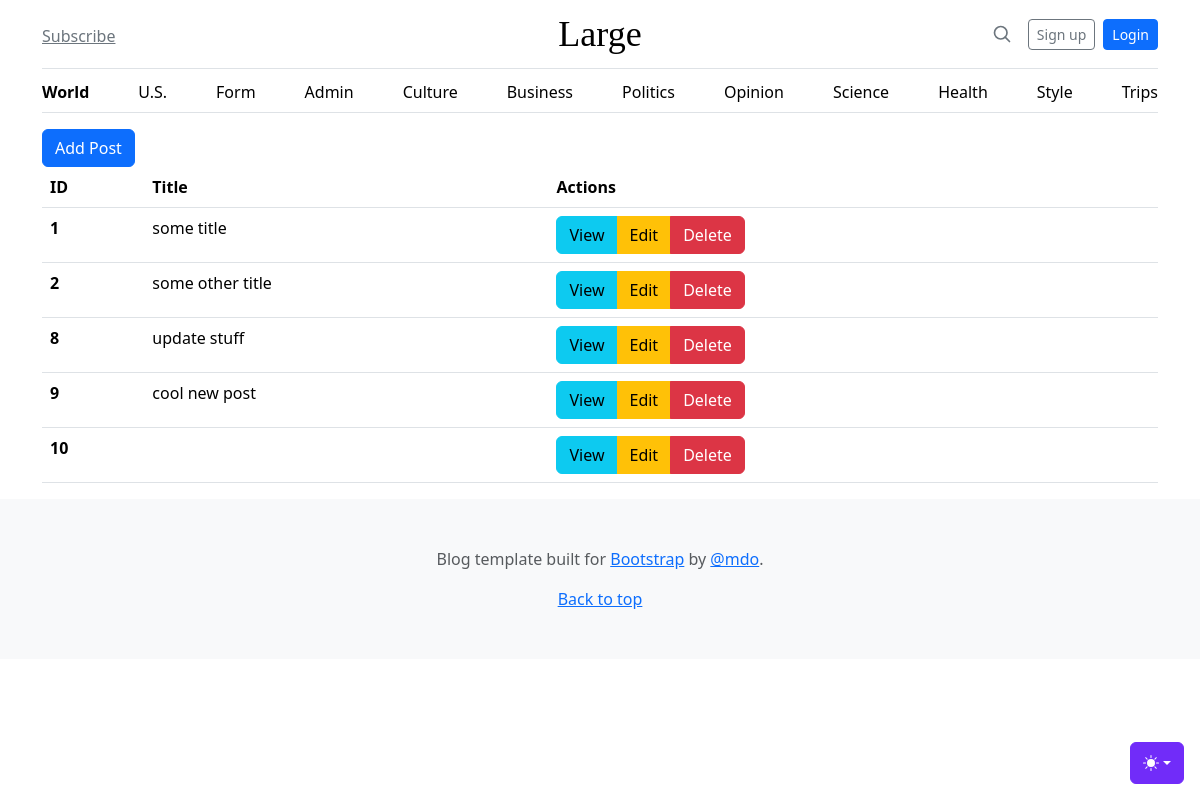
The page /admin/posts on the database as committed earlier.
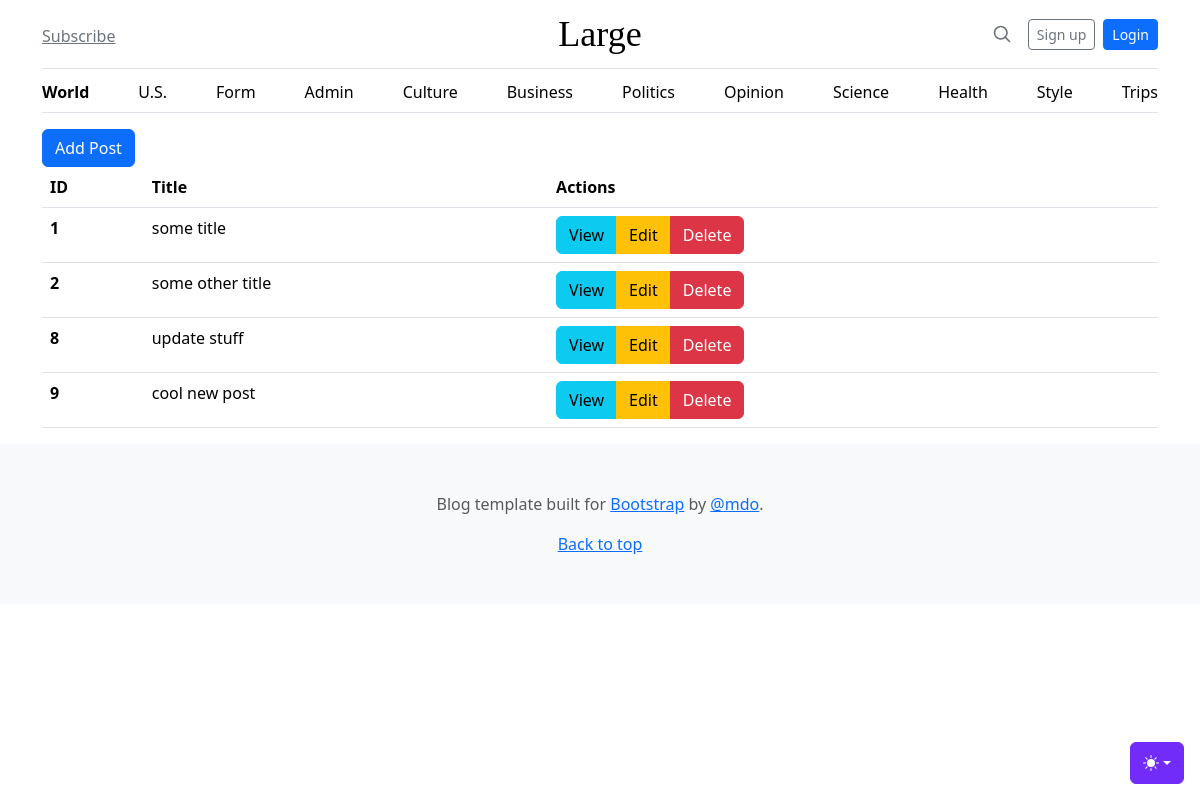
The same page on the database as committed later.
### tables this page shows
CREATE TABLE posts
(
    id    integer
        constraint posts_pk
            primary key autoincrement,
    title text not null,
    body  text not null
);

### src/Route.php (called while the page is built, shortened)
<?php
class Route {
    public function __construct($method, $path, $action)
    {
        $this->method = $method;
        $this->path = $path;
        $this->action = $action;
    }
}

### src/Router.php (called while the page is built, shortened)
<?php
class Router {
    private static $routes = [];
    private $path;
    private $method;
    public function __construct($path, $method)
    {
        $this->method = $method;
        $this->path = parse_url($path, PHP_URL_PATH);
    }
    public function match(){
        foreach(self::$routes as $route){
            if($route->path === $this->path && $route->method === $this->method){
                return $route;
            }
        }
        return false;
    }
    public static function addRoute($method, $path, $action){
        self::$routes[] = new Route($method, $path, $action);
    }
}

### helpers.php (called while the page is built, shortened)
<?php
function view($viewName, $vars = []){
    extract($vars);
    include __DIR__ . "/views/$viewName.php";
}
function auth(){
    return isset($_SESSION['userId']) ? User::find($_SESSION['userId']) : false;
}

### src/Controllers/PostsController.php (called while the page is built, shortened)
<?php
class PostsController
{
    public function index()
    {
        $posts = Post::all();
        view('posts/index', compact('posts'));
    }
}

### src/DB.php (called while the page is built, shortened)
<?php
class DB {
    public $conn;
    public function __construct()
    {
        try {
            $this->conn = new PDO("sqlite:db.sqlite");
            $this->conn->setAttribute(PDO::ATTR_ERRMODE, PDO::ERRMODE_EXCEPTION);
        } catch (PDOException $e) {
            echo "Connection failed: " . $e->getMessage();
        }
    }
    public function all($table, $class){
        $stmt = $this->conn->prepare("SELECT * FROM $table");
        $stmt->execute();
        $stmt->setFetchMode(PDO::FETCH_CLASS, $class);
        return $stmt->fetchAll();
    }
}

### src/Models/Model.php (called while the page is built, shortened)
<?php
class Model {
    public static $table;
    public static function all(){
        $db = new DB();
        return $db->all(static::$table, static::class);
    }
}

### views/posts/index.php (the view)
<?php view('partials/header') ?>
<main class="container">
<a href="/admin/posts/create"class="btn btn-primary">Add Post</a>
<table class="table">
  <thead>
    <tr>
      <th scope="col">ID</th>
      <th scope="col">Title</th>
      <th scope="col">Actions</th>
    </tr>
  </thead>
  <tbody>
    <?php foreach($posts as $post): ?>
        <tr>
            <th scope="row"><?=$post->id?></th>
            <td><?=$post->title?></td>
            <td>
                <div class="btn-group" role="group" aria-label="Basic mixed styles example">
                    <a  class="btn btn-info">View</a>
                    <a  class="btn btn-warning" href="/admin/posts/edit?id=<?=$post->id?>">Edit</a>
                    <a  class="btn btn-danger" href="/admin/posts/delete?id=<?=$post->id?>">Delete</a>
                </div>
            </td>
        </tr>
    <?php endforeach ?>
  </tbody>
</table>
</main>
<?php view('partials/footer') ?>

### public/index.php (shortened to what this page needs)
<?php
require 'helpers.php';
$router = new Router($_SERVER['REQUEST_URI'], $_SERVER['REQUEST_METHOD']);
$match = $router->match();
if($match){
    if(is_callable($match->action)){
        call_user_func($match->action);
    } else if (is_array($match->action) && count($match->action) === 2){
        $controller = new $class();
        $method = $match->action[1];
        $controller->$method();
    }
} else {
    echo '404';
}

### views/partials/header.php (shortened to what this page needs)
<!doctype html>
<html lang="en" data-bs-theme="auto">
  <head><script src="/assets/js/color-modes.js"></script>
    <link rel="stylesheet" href="https://cdn.jsdelivr.net/npm/@docsearch/css@3">
<link href="/assets/dist/css/bootstrap.min.css" rel="stylesheet">
    <link href="/assets/blog.css" rel="stylesheet">
  </head>
  <body>
    <div class="dropdown position-fixed bottom-0 end-0 mb-3 me-3 bd-mode-toggle">
      <button class="btn btn-bd-primary py-2 dropdown-toggle d-flex align-items-center"
              id="bd-theme"
              type="button"
              aria-expanded="false"
              data-bs-toggle="dropdown"
              aria-label="Toggle theme (auto)">
        <svg class="bi my-1 theme-icon-active" width="1em" height="1em"><use href="#circle-half"></use></svg>
      </button>
    </div>
<div class="container">
  <header class="border-bottom lh-1 py-3">
    <div class="row flex-nowrap justify-content-between align-items-center">
      <div class="col-4 pt-1">
        <a class="link-secondary" href="#">Subscribe</a>
      </div>
      <div class="col-4 text-center">
        <a class="blog-header-logo text-body-emphasis text-decoration-none" href="#">Large</a>
      </div>
      <div class="col-4 d-flex justify-content-end align-items-center">
        <a class="link-secondary" href="#" aria-label="Search">
          <svg xmlns="http://www.w3.org/2000/svg" width="20" height="20" fill="none" stroke="currentColor" stroke-linecap="round" stroke-linejoin="round" stroke-width="2" class="mx-3" role="img" viewBox="0 0 24 24"><title>Search</title><circle cx="10.5" cy="10.5" r="7.5"/><path d="M21 21l-5.2-5.2"/></svg>
        </a>
        <?php if(auth()): ?>
          <a href="/logout"><?=auth()->email?></a>
        <?php else : ?>
          <a class="btn btn-sm btn-outline-secondary" href="/register">Sign up</a>
          <a class="btn btn-sm btn-primary ms-2" href="/login">Login</a>
        <?php endif ?>
      </div>
    </div>
  </header>
  <div class="nav-scroller py-1 mb-3 border-bottom">
    <nav class="nav nav-underline justify-content-between">
      <a class="nav-item nav-link link-body-emphasis active" href="/">World</a>
      <a class="nav-item nav-link link-body-emphasis" href="/us">U.S.</a>
      <a class="nav-item nav-link link-body-emphasis" href="/form">Form</a>
      <a class="nav-item nav-link link-body-emphasis" href="/admin/posts">Admin</a>
      <a class="nav-item nav-link link-body-emphasis" href="#">Culture</a>
      <a class="nav-item nav-link link-body-emphasis" href="#">Business</a>
      <a class="nav-item nav-link link-body-emphasis" href="#">Politics</a>
      <a class="nav-item nav-link link-body-emphasis" href="#">Opinion</a>
      <a class="nav-item nav-link link-body-emphasis" href="#">Science</a>
      <a class="nav-item nav-link link-body-emphasis" href="#">Health</a>
      <a class="nav-item nav-link link-body-emphasis" href="#">Style</a>
      <a class="nav-item nav-link link-body-emphasis" href="#">Trips</a>
    </nav>
  </div>
</div>

### views/partials/footer.php (shortened to what this page needs)
<footer class="py-5 text-center text-body-secondary bg-body-tertiary">
  <p>Blog template built for <a href="https://getbootstrap.com/">Bootstrap</a> by <a href="https://twitter.com/mdo">@mdo</a>.</p>
  <p class="mb-0">
    <a href="#">Back to top</a>
  </p>
</footer>
    </body>
</html>

### public/assets/blog.css (style rules this page uses)
.blog-header-logo { font-family: "Playfair Display", Georgia, "Times New Roman", serif; font-size: 2.25rem; }

### views/partials/header.php (style rules this page uses)
.bi { vertical-align: -.125em; fill: currentColor; }
.nav-scroller { position: relative; z-index: 2; height: 2.75rem; overflow-y: hidden; }
.nav-scroller .nav { display: flex; flex-wrap: nowrap; padding-bottom: 1rem; margin-top: -1px; overflow-x: auto; text-align: center; white-space: nowrap; -webkit-overflow-scrolling: touch; }
.btn-bd-primary { --bd-violet-bg: #712cf9; --bd-violet-rgb: 112.520718, 44.062154, 249.437846; --bs-btn-font-weight: 600; --bs-btn-color: var(--bs-white); --bs-btn-bg: var(--bd-violet-bg); --bs-btn-border-color: var(--bd-violet-bg); --bs-btn-hover-color: var(--bs-white); --bs-btn-hover-bg: #6528e0; --bs-btn-hover-border-color: #6528e0; --bs-btn-focus-shadow-rgb: var(--bd-violet-rgb); --bs-btn-active-color: var(--bs-btn-hover-color); --bs-btn-active-bg: #5a23c8; --bs-btn-active-border-color: #5a23c8; }
.bd-mode-toggle { z-index: 1500; }

Rows that differ between the two databases and show on the page:
removed posts: id "10"
